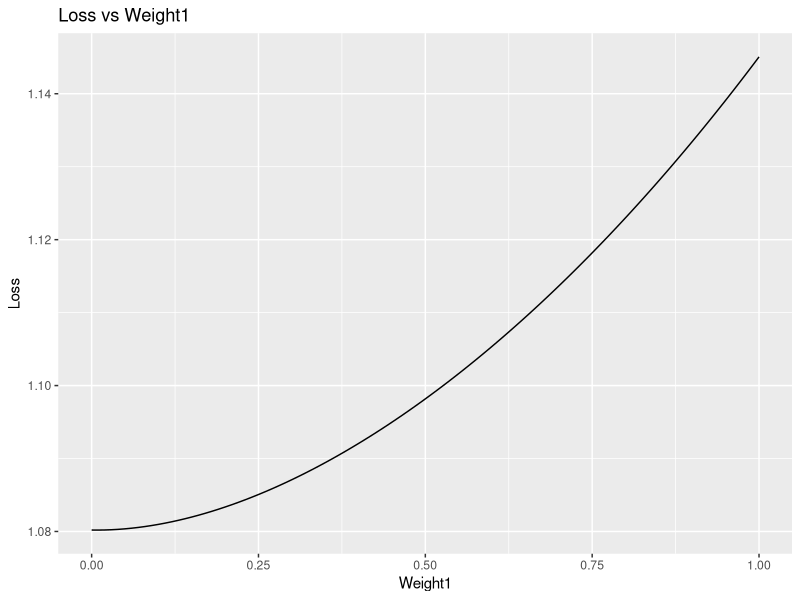

Generate this figure with R: (Note: this script raises an error after producing the figure.)
## ---- chunk 1
rm(list=ls())
library(dplyr)
library(purrr)
library(ggplot2)
## ---- chunk 2
test1 <- read.csv("../input/testresults_2001for_allvariables.csv")
test2 <- read.csv("../input/testresults_xgb3.csv")
test3 <- read.csv("../input/testresults_mlogitM3.csv")
pred1 <- read.csv("../output/Rforest_2001_trees.csv")
pred2 <- read.csv("../output/submission_xgb3.csv")
pred3 <- read.csv("../output/submission_M3.csv")
## ---- chunk 3
# Soft voting function
soft_voting <- function(pred1, pred2, pred3=NULL, weights=c(0.5, 0.5, 0)) {
  # Ensure that the weights sum up to 1
  if (sum(weights) != 1) {
    stop("The weights do not sum up to 1.")
  }

  # Remove 'Choice' from pred2 and pred3 (if present)
  pred2 <- pred2[ , !(names(pred2) %in% "Choice")]
  if (!is.null(pred3)) {
    pred3 <- pred3[ , !(names(pred3) %in% "Choice")]
  }

  if (!is.null(pred3)) {
    # Merge all predictions based on 'No'
    pred <- merge(merge(pred1, pred2, by = "No", suffixes = c("_1", "_2")), pred3, by = "No")
    
    # Soft voting
    pred <- pred %>%
      mutate(
        Ch1 = weights[1] * Ch1_1 + weights[2] * Ch1_2 + weights[3] * Ch1,
        Ch2 = weights[1] * Ch2_1 + weights[2] * Ch2_2 + weights[3] * Ch2,
        Ch3 = weights[1] * Ch3_1 + weights[2] * Ch3_2 + weights[3] * Ch3,
        Ch4 = weights[1] * Ch4_1 + weights[2] * Ch4_2 + weights[3] * Ch4
      )
  } else {
    # Merge pred1 and pred2 based on 'No'
    pred <- merge(pred1, pred2, by = "No", suffixes = c("_1", "_2"))

    # Soft voting
    pred <- pred %>%
      mutate(
        Ch1 = weights[1] * Ch1_1 + weights[2] * Ch1_2,
        Ch2 = weights[1] * Ch2_1 + weights[2] * Ch2_2,
        Ch3 = weights[1] * Ch3_1 + weights[2] * Ch3_2,
        Ch4 = weights[1] * Ch4_1 + weights[2] * Ch4_2
      )
  }

  # Remove the columns from individual models
  cols_to_drop <- grep("_", names(pred), value = TRUE)
  pred <- pred %>% select(-cols_to_drop)
  
  return(pred)
}

# Function to adjust and normalize probabilities
adjust_and_normalize <- function(df, min_proportion=0.5) {
  
  # List of column names containing probabilities
  prob_cols <- c("Ch1", "Ch2", "Ch3", "Ch4")
  
  # Convert the dataframe to a matrix for easier row-wise operations
  prob_matrix <- as.matrix(df[prob_cols])
  
  # For each row, find the min and max indices
  min_indices <- apply(prob_matrix, 1, which.min)
  max_indices <- apply(prob_matrix, 1, which.max)
  
  # Adjust the min and max values for each row
  for(i in seq_len(nrow(prob_matrix))) {
    # Calculate how much of the min to give to the max
    transfer_amount <- prob_matrix[i, min_indices[i]] * min_proportion
    
    # Subtract the transfer amount from the min
    prob_matrix[i, min_indices[i]] <- prob_matrix[i, min_indices[i]] - transfer_amount
    
    # Add the transfer amount to the max
    prob_matrix[i, max_indices[i]] <- prob_matrix[i, max_indices[i]] + transfer_amount
  }
  
  # Normalize probabilities so they sum to 1
  prob_matrix <- prob_matrix / rowSums(prob_matrix)
  
  # Replace the old probability columns in the dataframe
  df[prob_cols] <- prob_matrix
  
  return(df)
}

logloss <- function(testpredict_df) {
  # Create one-hot encoding for each choice on-the-fly
  Ch1 <- as.integer(testpredict_df$Choice == 1)
  Ch2 <- as.integer(testpredict_df$Choice == 2)
  Ch3 <- as.integer(testpredict_df$Choice == 3)
  Ch4 <- as.integer(testpredict_df$Choice == 4)
  
  # Calculate logloss using these one-hot encoded variables
  result <- -1/nrow(testpredict_df) * sum(Ch1 * log(testpredict_df$Ch1) +
                                    Ch2 * log(testpredict_df$Ch2) +
                                    Ch3 * log(testpredict_df$Ch3) +
                                    Ch4 * log(testpredict_df$Ch4))
  return(result)
}
## ---- chunk 4
# With two predictions
vote2 <- soft_voting(test1, test2, weights = c(0.6, 0.4))
loss2 <- logloss(vote2)
loss2

# With three predictions
vote3 <- soft_voting(test1, test2, test3, weights = c(0.5, 0.35, 0.15))
loss3 <- logloss(vote3)
loss3
## ---- chunk 5
vote2
vote3
## ---- chunk 6
# Initialize variables to store the minimum loss and corresponding weight
min_loss <- Inf
optimal_weight <- NULL

# Initialize the dataframe to store the weight and corresponding loss
df_loss <- data.frame(weight1 = numeric(), loss = numeric())

# Iterate over the range of weights
for(weight1 in seq(0, 1, by=0.01)){
  # Get soft voting result
  result <- soft_voting(test1, test2, weights=c(weight1, 1-weight1))
  
  # Calculate the logloss
  loss <- logloss(result)
  print(c(weight1,loss))
  # Check if this loss is less than the current minimum loss
  if(loss < min_loss){
    # If so, update the minimum loss and the corresponding weight
    min_loss <- loss
    optimal_weight <- weight1
  }
  
  # Append the weight and corresponding loss to the dataframe
  df_loss <- rbind(df_loss, data.frame(weight1 = weight1, loss = loss))
}

# Print the optimal weight and corresponding loss
cat("Optimal weight1: ", optimal_weight, "\n")
cat("Minimum loss: ", min_loss, "\n")

# Plot the loss against weight
ggplot(df_loss, aes(x=weight1, y=loss)) +
  geom_line() +
  labs(x="Weight1", y="Loss", title="Loss vs Weight1")
## ---- chunk 7
# Apply the function
final2 <- adjust_and_normalize(vote2, 0.5)
loss2 <- logloss(final2)
loss2
final3 <- adjust_and_normalize(vote3, 0.5)
loss3 <- logloss(final3)
loss3
## ---- chunk 8
# # With two predictions
# vote2 <- soft_voting(pred1, pred2, weights = c(0.40, 0.60))

# With three predictions
vote3 <- soft_voting(pred1, pred2, pred3, weights = c(0.45, 0.35, 0.20))
## ---- chunk 9
min(subset(result, select=-c(No)))
max(subset(result, select=-c(No)))
min(subset(final, select=-c(No)))
max(subset(final, select=-c(No)))
## ---- chunk 10
write.csv(vote3, file = "../output/ensemble_453520.csv", row.names = FALSE)
